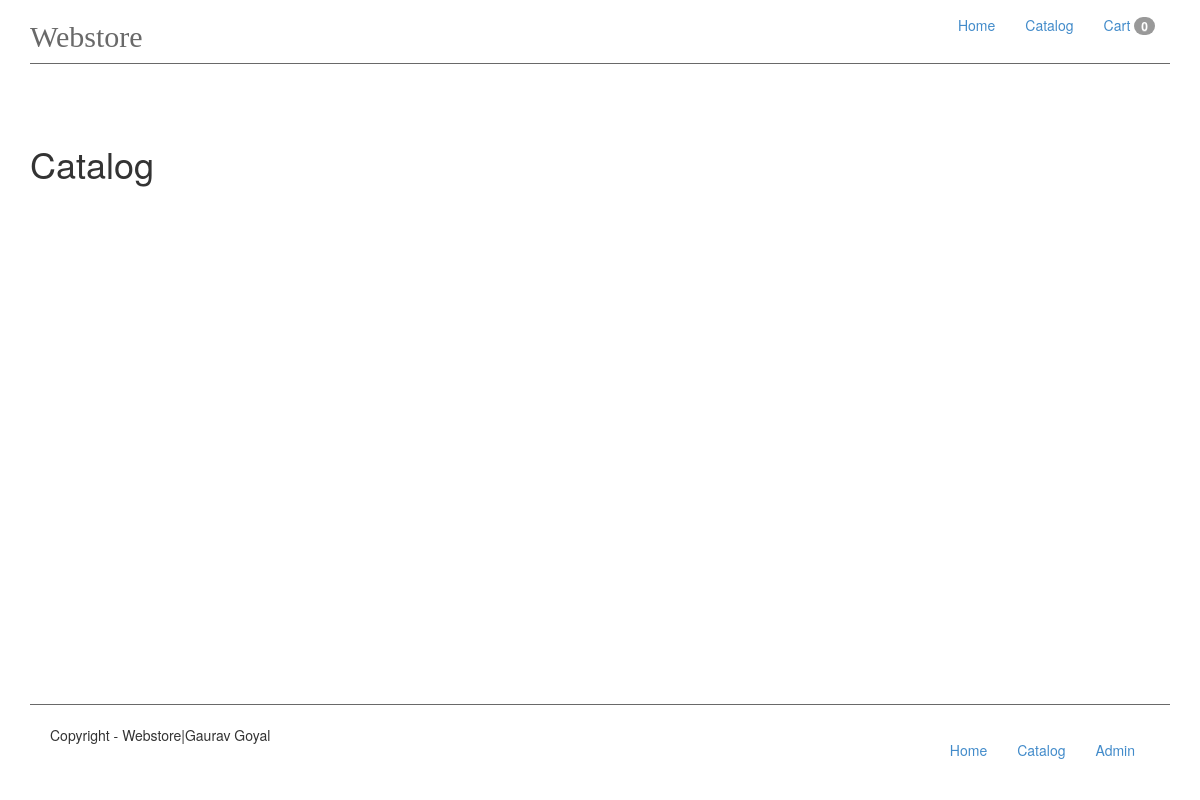
The app's page /catalog/, older data.
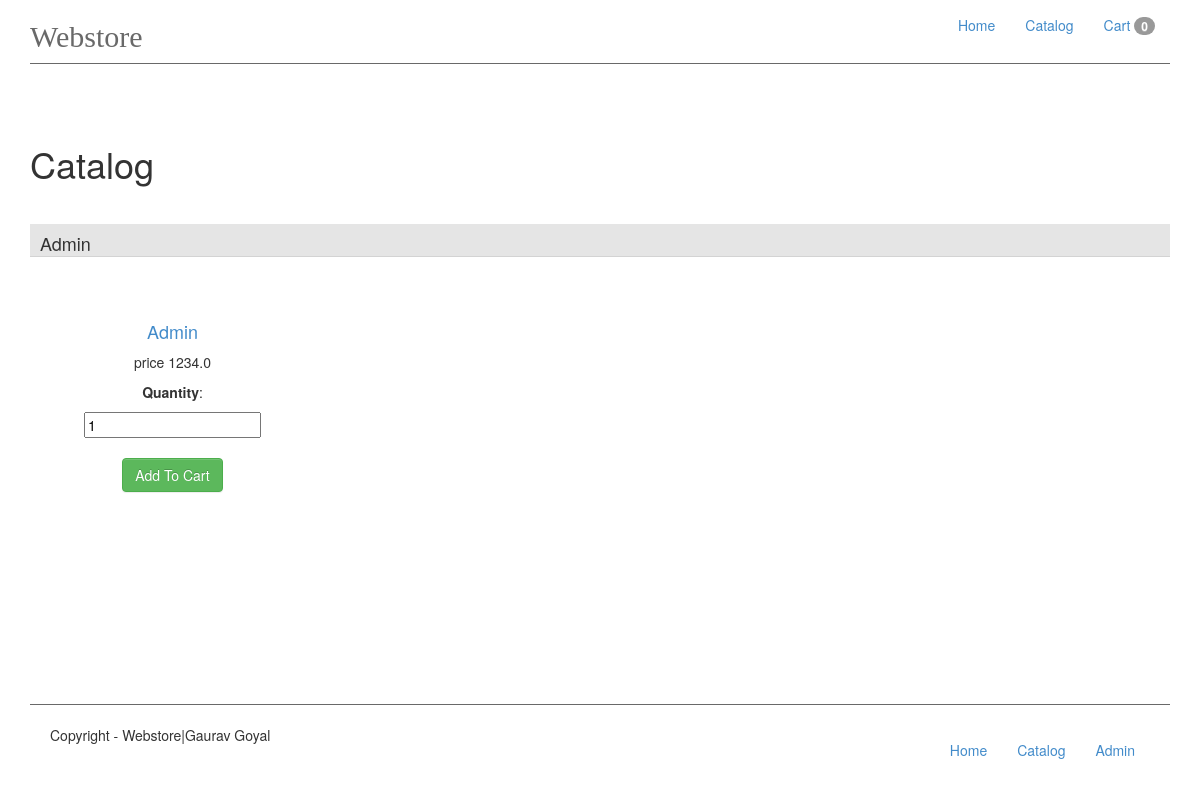
The same page, newer data.
### app/models.py (models this page shows, shortened)
class Category(db.Model):
    id = db.Column(db.Integer, primary_key=True)
    name = db.Column(db.String(50), unique=True, index=True)
    products = db.relationship('Product', backref='category', lazy='dynamic')

class Product(db.Model):
    id = db.Column(db.Integer, primary_key=True)
    name = db.Column(db.String(50), unique=True, index=True)
    price = db.Column(db.Float, index=True)
    category_id = db.Column(db.Integer, db.ForeignKey('category.id'))
    cart = db.relationship('Cart', backref='products', lazy='dynamic')

### app/views.py (the view, shortened to what this page needs)
@app.route('/catalog/', methods=['GET', 'POST'])
def catalog():
    count = shoppingcart.product_count()
    form = QuantityForm()
    category = Category.query.all()
    product = Product.query.all()
    return render_template('catalog.html', categories=category, products=product, form=form, count=count, cart_view=True)

### app/forms.py
class QuantityForm(Form):
    quantity = IntegerField('Quantity', validators=[Required('Please eneter quantity.'), NumberRange(min=1, message='Enter valid value')], default=1)

### app/shoppingcart.py (called while the page is built)
def get_cart_id():
    if 'username' in session:
        return session['username']
    else:
        if request.cookies.get('anonymous_user'):
            cart_id = request.cookies.get('anonymous_user')
        else:
            cart_id = _genrate_cart_id()
        return cart_id

def _genrate_cart_id():
    cart_id = ''
    characters = 'ABCDEFGHIJKLMNOPQRSTUVWXYZabcdefghijklmnopqrstuvwxyz' \
                 '1234567890!@#$%^&*()'
    cart_id_length = 50
    for y in range(cart_id_length):
        cart_id += characters[random.randint(0, len(characters)-1)]
    return cart_id

def get_cart_items():
    cart_items = Cart.query.filter_by(cart_id=get_cart_id())
    return cart_items

def product_count():
    return get_cart_items().count()

### app/templates/catalog.html (shortened to what this page needs)
{% extends 'base.html' %}
{% block content%}
<h1>Catalog</h1>
{% for category in categories %}
    <div class="row"><div id="show_products" class="col-md-12">
        <h4 id="category_name">{{ category.name }}</h4>
    <div>
        {% for product in products %}
        {% if category.id == product.category_id %}
       <div class="col-md-3" id="catalog_product">
       <div >    <h4 class="text-primary">{{ product.name }}</h4>
        <p>price {{ product.price }}</p>
            <form name="add_quantity" method="post">
            <label>{{ form.quantity.label }}</label>:
                {{ form.quantity(size=1) }}
                <br>
                <br>
            <input type="submit" value="Add To Cart" class="btn btn-success">
            </form></div>
       </div>
        {% endif %}
        {% endfor %}
    </div>
    </div></div>
{% endfor %}
{% endblock %}

Row changes from the older to the newer data that the page shows:
added Category: name "Admin"
added Product: name "Admin", price "1234.0", quantity.label "Quantity", quantity "1"
